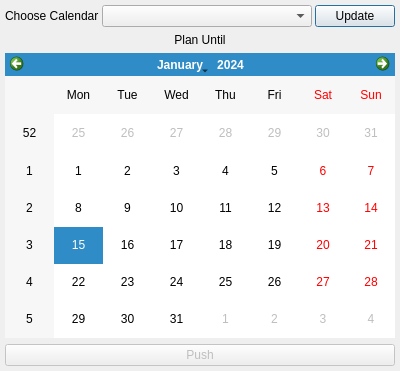
<?xml version="1.0" encoding="UTF-8"?>
<ui version="4.0">
 <class>Dialog</class>
 <widget class="QDialog" name="Dialog">
  <property name="geometry">
   <rect>
    <x>0</x>
    <y>0</y>
    <width>400</width>
    <height>371</height>
   </rect>
  </property>
  <property name="minimumSize">
   <size>
    <width>400</width>
    <height>64</height>
   </size>
  </property>
  <property name="maximumSize">
   <size>
    <width>16777215</width>
    <height>16777215</height>
   </size>
  </property>
  <property name="windowTitle">
   <string>PushToCalendar</string>
  </property>
  <property name="modal">
   <bool>true</bool>
  </property>
  <layout class="QGridLayout" name="gridLayout">
   <property name="leftMargin">
    <number>5</number>
   </property>
   <property name="topMargin">
    <number>5</number>
   </property>
   <property name="rightMargin">
    <number>5</number>
   </property>
   <property name="bottomMargin">
    <number>5</number>
   </property>
   <item row="0" column="0">
    <layout class="QVBoxLayout" name="verticalLayout">
     <item>
      <layout class="QHBoxLayout" name="horizontalLayout">
       <property name="spacing">
        <number>3</number>
       </property>
       <item>
        <widget class="QLabel" name="labelChooseCalendar">
         <property name="sizePolicy">
          <sizepolicy hsizetype="Fixed" vsizetype="Preferred">
           <horstretch>0</horstretch>
           <verstretch>0</verstretch>
          </sizepolicy>
         </property>
         <property name="minimumSize">
          <size>
           <width>0</width>
           <height>0</height>
          </size>
         </property>
         <property name="text">
          <string>Choose Calendar</string>
         </property>
        </widget>
       </item>
       <item>
        <widget class="QComboBox" name="comboBoxCalendars"/>
       </item>
       <item>
        <widget class="QPushButton" name="buttonUpdate">
         <property name="sizePolicy">
          <sizepolicy hsizetype="Fixed" vsizetype="Fixed">
           <horstretch>0</horstretch>
           <verstretch>0</verstretch>
          </sizepolicy>
         </property>
         <property name="text">
          <string>Update</string>
         </property>
        </widget>
       </item>
      </layout>
     </item>
     <item>
      <widget class="QLabel" name="labelPlanUntil">
       <property name="layoutDirection">
        <enum>Qt::LayoutDirection::LeftToRight</enum>
       </property>
       <property name="text">
        <string>Plan Until</string>
       </property>
       <property name="alignment">
        <set>Qt::AlignmentFlag::AlignCenter</set>
       </property>
      </widget>
     </item>
     <item>
      <widget class="QCalendarWidget" name="calendar">
       <property name="gridVisible">
        <bool>false</bool>
       </property>
      </widget>
     </item>
     <item>
      <widget class="QPushButton" name="buttonPush">
       <property name="enabled">
        <bool>false</bool>
       </property>
       <property name="text">
        <string>Push</string>
       </property>
      </widget>
     </item>
    </layout>
   </item>
  </layout>
 </widget>
 <resources/>
 <connections/>
</ui>
